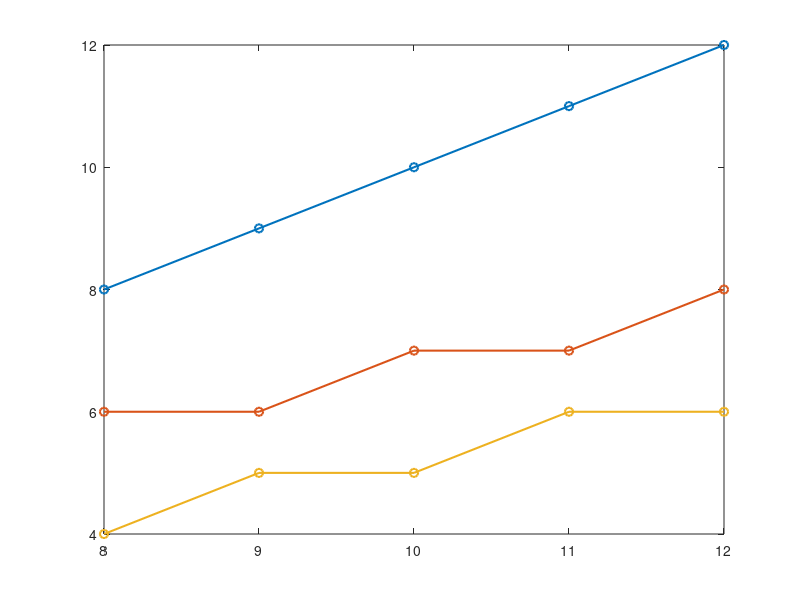

Write the MATLAB code that produced this figure. (Note: this script raises an error after producing the figure.)
function exam1_12

% EXAMPLE 1.12: Anti-aliasing filter design

clc
clear
fprintf ('Example 1.12: Anti-aliasing filter design\n\n')
F_c = 1;

% Compute minimum filter order

alpha = [2 : 4]
N = [8 : 12]
r = length(N);
n = zeros(r,3);
for i = 1 : r
   for j = 1 : 3
      n(i,j) = ceil(log(2^(2*N(i))-1)/(2*log(alpha(j))));
   end
end
n

% Display results

figure
plot (N,n,'o-','LineWidth',1.5)
f_labels ('Anti-aliasing filter order, {\it\alpha = f_s/(2F_c)}','{\itN} (bits)','{\itn} (filter order)')
text (9.5,5.5,'\alpha = 4')
text (9.5,7.3,'\alpha = 3')
text (9.5,10.3,'\alpha = 2')
f_wait
